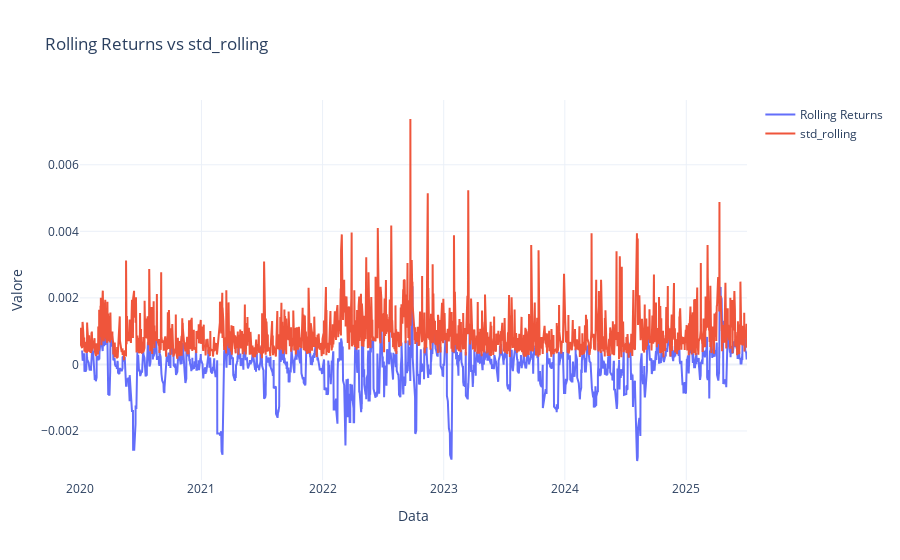

Source (notebook cell):
### Code cell
# Analisi: correlazione tra rolling returns del bilancio e indicatori di volatilità del prezzo
import numpy as np

# Rolling returns del bilancio (differenza percentuale su 10 step)
window_ret = 10
df_interp['returns'] = df_interp['<BALANCE>'].pct_change(window_ret)

# Calcola indicatori di volatilità sui prezzi
window_vol = 30
df_price['std_rolling'] = df_price['<CLOSE>'].rolling(window=window_vol).std()
df_price['var_rolling'] = df_price['<CLOSE>'].rolling(window=window_vol).var()
df_price['osc_perc'] = (df_price['<HIGH>'].rolling(window=window_vol).max() - df_price['<LOW>'].rolling(window=window_vol).min()) / df_price['<CLOSE>'].rolling(window=window_vol).mean()
df_price['tr'] = np.maximum(df_price['<HIGH>'] - df_price['<LOW>'], np.abs(df_price['<HIGH>'] - df_price['<CLOSE>'].shift(1)), np.abs(df_price['<LOW>'] - df_price['<CLOSE>'].shift(1)))
df_price['atr'] = df_price['tr'].rolling(window=window_vol).mean()

# Interpola gli indicatori sui timestamp del bilancio
for col in ['std_rolling', 'var_rolling', 'osc_perc', 'atr']:
    df_interp[col] = df_price[col].reindex(df_interp.index, method='ffill')

# Calcola la correlazione (anticorrelazione) tra rolling returns e ciascun indicatore
corrs = {}
for col in ['std_rolling', 'var_rolling', 'osc_perc', 'atr']:
    corr = df_interp['returns'].corr(df_interp[col])
    corrs[col] = corr

# Trova l'indicatore con la correlazione (in valore assoluto) più forte
best = min(corrs, key=lambda k: abs(corrs[k])) if min(corrs.values(), key=abs) < 0 else max(corrs, key=lambda k: abs(corrs[k]))

print('Correlazioni tra rolling returns e indicatori di volatilità:')
for k, v in corrs.items():
    print(f'{k}: {v:.3f}')
print(f'\nIndicatore con la correlazione (in valore assoluto) più forte: {best} ({corrs[best]:.3f})')

# Plot bilancio, rolling returns e l'indicatore migliore
import plotly.graph_objects as go
fig = go.Figure()
fig.add_trace(go.Scatter(x=df_interp.index, y=df_interp['returns'], mode='lines', name='Rolling Returns'))
fig.add_trace(go.Scatter(x=df_interp.index, y=df_interp[best], mode='lines', name=f'{best}'))
fig.update_layout(title=f'Rolling Returns vs {best}', xaxis_title='Data', yaxis_title='Valore', template='plotly_white')
fig.show()

### Figure 1 — Plotly figure (JSON) as saved in the notebook; plotly's stock layout.template omitted (floating-point values rounded to 4 significant figures; data arrays with more than 128 entries replaced by an {"elided": "..."} marker saying what was removed)
{"data": [{"mode": "lines", "name": "Rolling Returns", "type": "scatter", "x": {"elided": "2967 str values"}, "y": {"elided": "2967 float values"}}, {"mode": "lines", "name": "std_rolling", "type": "scatter", "x": {"elided": "2967 str values"}, "y": {"elided": "2967 float values"}}], "layout": {"title": {"text": "Rolling Returns vs std_rolling"}, "xaxis": {"title": {"text": "Data"}}, "yaxis": {"title": {"text": "Valore"}}}}
